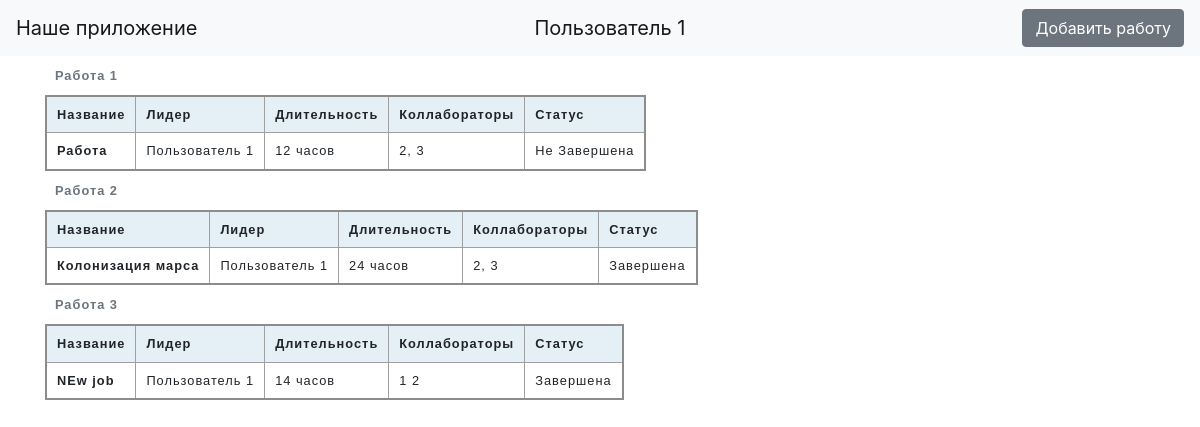
The page / (signed in) on the database its author committed.
### data/users.py (models this page shows, shortened)
class User(SqlAlchemyBase, UserMixin):
    __tablename__ = 'users'
    id = sqlalchemy.Column(sqlalchemy.Integer,
                           primary_key=True, autoincrement=True)
    surname = sqlalchemy.Column(sqlalchemy.String, nullable=True)
    name = sqlalchemy.Column(sqlalchemy.String, nullable=True)
    age = sqlalchemy.Column(sqlalchemy.Integer, nullable=True)
    position = sqlalchemy.Column(sqlalchemy.String, nullable=True)
    speciality = sqlalchemy.Column(sqlalchemy.String, nullable=True)
    address = sqlalchemy.Column(sqlalchemy.String, nullable=True)
    email = sqlalchemy.Column(sqlalchemy.String,
                              index=True, unique=True, nullable=True)
    hashed_password = sqlalchemy.Column(sqlalchemy.String, nullable=True)
    modified_date = sqlalchemy.Column(sqlalchemy.DateTime,
                                      default=datetime.datetime.now)

### data/jobs.py (models this page shows, shortened)
class Jobs(SqlAlchemyBase):
    __tablename__ = 'jobs'
    id = sqlalchemy.Column(sqlalchemy.Integer,
                           primary_key=True, autoincrement=True)
    job = sqlalchemy.Column(sqlalchemy.String, nullable=True)
    work_size = sqlalchemy.Column(sqlalchemy.Integer, nullable=True)
    collaborators = sqlalchemy.Column(sqlalchemy.String, nullable=True)
    is_finished = sqlalchemy.Column(sqlalchemy.Boolean, default=True)
    start_date = sqlalchemy.Column(sqlalchemy.DateTime,
                                      default=datetime.datetime.now)
    end_date = sqlalchemy.Column(sqlalchemy.String, nullable=True)
    team_leader = sqlalchemy.Column(sqlalchemy.Integer,
                                    sqlalchemy.ForeignKey("users.id"))
    user = orm.relationship('User')

### main.py (the view)
@app.route('/')
def main_page():
    db_session.global_init('jobs.db')
    db_sess = db_session.create_session()
    jobs = db_sess.query(Jobs).all()
    users = db_sess.query(User).all()
    return render_template('list_of_jobs.html', title='Список работ', jobs = jobs, users = users)

### data/db_session.py (called while the page is built, shortened)
def global_init(db_file):
    global __factory
    if __factory:
        return

def create_session() -> Session:
    global __factory
    return __factory()

### main.py (called while the page is built)
@login_manager.user_loader
def load_user(user_id):
    db_sess = db_session.create_session()
    return db_sess.query(User).get(user_id)

### templates/list_of_jobs.html (shortened to what this page needs)
{% extends "base.html" %}
{% block content %}
<form action="" method="post">
    {% if jobs %}
    {% for job in jobs%}
    <table>
        <caption>
            Работа {{job.id}}
          </caption>
        <thead>
            <tr>
                <th scope="col">Название</th>
                <th scope="col">Лидер</th>
                <th scope="col">Длительность</th>
                <th scope="col">Коллабораторы</th>
                <th scope="col">Статус</th>
            </tr>
        </thead>
        <tbody>
            <tr>
                <th scope="row">
                    {{job.job}}
                </th>
                <td>
                    {{users[job.team_leader - 1].name}}
                </td>
                <td>
                    {{job.work_size}} часов
                </td>
                <td>
                    {{job.collaborators}}
                </td>
                <td>
                    {%if job.is_finished%}
                    Завершена
                    {%else%}
                    Не Завершена
                    {%endif%}
                </td>
            </tr>
        </tbody>
    </table>
    {% endfor %}
    {% else %}
    <h1>Работ ещё нет</h1>
    {% endif %}
</form>
{% endblock %}

### templates/base.html (shortened to what this page needs)
<!doctype html>
<html lang="en">
<head>
    <link rel="stylesheet"
        href="https://stackpath.bootstrapcdn.com/bootstrap/4.4.1/css/bootstrap.min.css"
>
</head>
<body>
<header>
    <nav class="navbar navbar-light bg-light">
        <a class="navbar-brand" href="/">Наше приложение</a>
        {% if current_user.is_authenticated %}
        <a class="navbar-brand" href="/logout">{{ current_user.name }}</a>
        <a href="jobs" class="btn btn-secondary">Добавить работу</a>
        {% else %}
        <p>
            <a class="btn btn-primary " href="/register">Зарегистрироваться</a>
            <a class="btn btn-success" href="/login">Войти</a>
        </p>
        {% endif %}
    </nav>
</header>
<main role="main" class="container">
    {% block content %}{% endblock %}
</main>
</body>
</html>

### templates/list_of_jobs.html (style rules this page uses)
table { border-collapse: collapse; border: 2px solid rgb(140 140 140); font-family: sans-serif; font-size: 0.8rem; letter-spacing: 1px; }
caption { caption-side: top; padding: 10px; font-weight: bold; }
thead, tfoot { background-color: rgb(228 240 245); }
th, td { border: 1px solid rgb(160 160 160); padding: 8px 10px; }
td:last-of-type { text-align: center; }

### rows shown on the page
User: name "Пользователь 1"
Jobs: id "1", job "Работа", team_leader.name "Пользователь 1", work_size "12", collaborators "2, 3", is_finished "Не Завершена"
Jobs: id "2", job "Колонизация марса", team_leader.name "Пользователь 1", work_size "24", collaborators "2, 3", is_finished "Завершена"
Jobs: id "3", job "NEw job", team_leader.name "Пользователь 1", work_size "14", collaborators "1 2", is_finished "Завершена"
